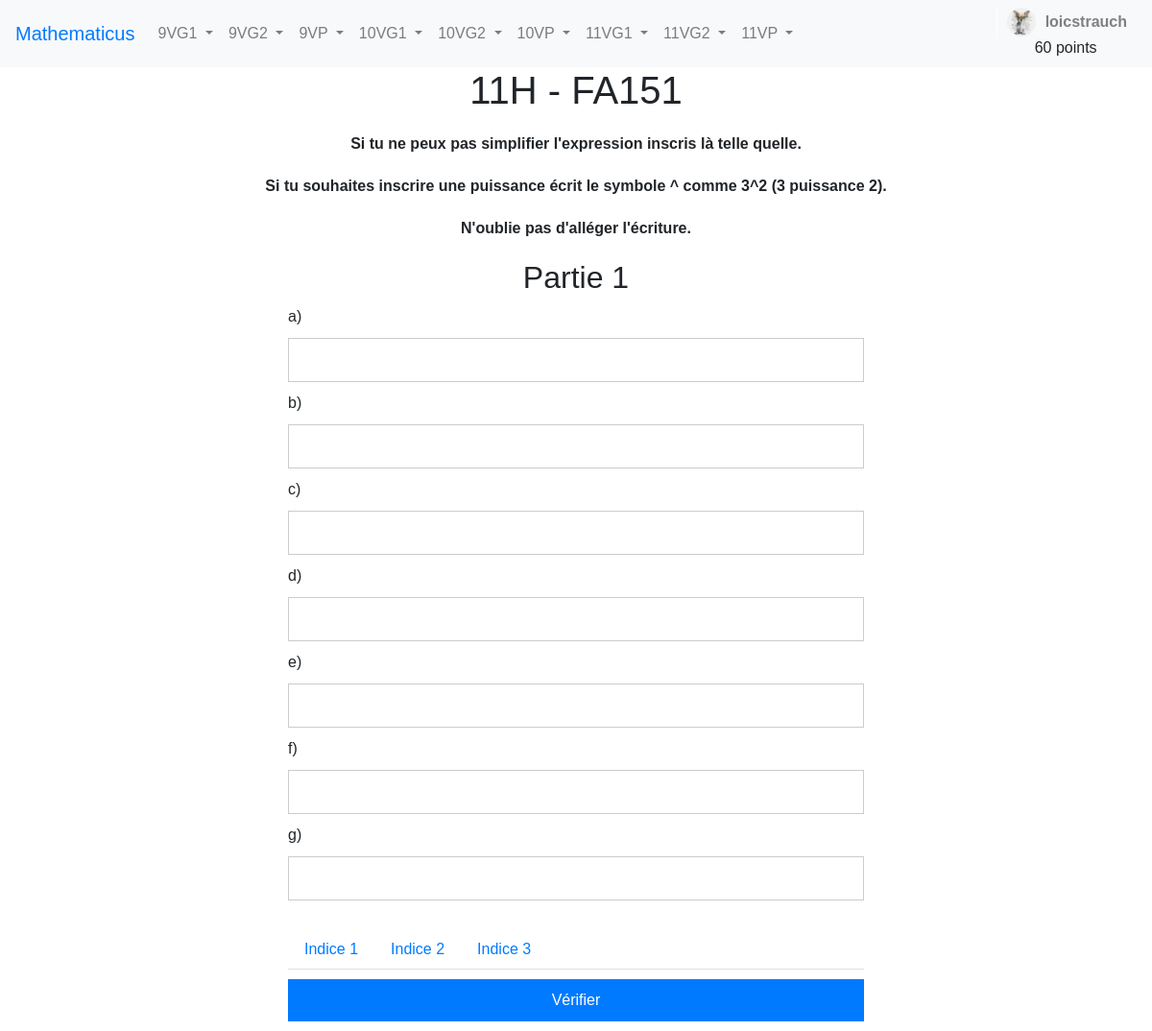
The page /exercice/11VG/FA151 (signed in) on the database its author committed.
### app.py (models this page shows, shortened)
class User(UserMixin, db.Model):
    __tablename__ = 'users'
    id = db.Column(db.Integer, primary_key=True)
    username = db.Column(db.String(50), unique=True, nullable=False)
    email = db.Column(db.String(128), unique=True, nullable=False)
    password_hash = db.Column(db.String(128), nullable=False)
    token = db.Column(db.Integer, default=False, nullable=False)
    is_confirmed = db.Column(db.Boolean, default=False)
    personnalisation = db.Column(db.Boolean, default=False)
    avatar = db.Column(db.String(50), nullable = True)
    points = db.Column(db.Integer, default=0)
    enseignant = db.Column(db.Boolean, default=False)
    nom_enseignant = db.Column(db.String(50), default="")
    validation_enseignant = db.Column(db.Boolean, default=False)
    exercises = db.relationship('Exercise', backref='user', lazy='dynamic')

### app.py (the view)
@login_required
@app.route('/exercice/<classe>/<titre_exercice>', methods=['GET'])
def exercice(classe, titre_exercice):
    titre = titre_exercice.replace(" ", "_").replace(".","_").replace("-", "_")
    chaine_exercice = titre+"_"+classe[:-2]+"H"
    donnee_exercice = getattr(donnee_exercices_livre, chaine_exercice)
    return render_template(f"exercice_livre.html", exercice=donnee_exercice, user=current_user)

### app.py (called while the page is built)
    @login_manager.user_loader
    def load_user(user_id):
        return db.session.get(User,(int(user_id)))

### templates/exercice_livre.html (shortened to what this page needs)
{% extends "model2.html" %}
{% block exercise %}
    <h1 class="titre_exercice_livre">{{ exercice.annee }} - {{ exercice.titre }}</h1>
    {% for message in exercice.message_aide %}
    <p class="message_aide">{{message}}</p>
    {% endfor %}
{% if exercice.type is not defined %}
  <form class="exercise-form" data-donnee="{{ exercice }}">
        {% for i in range(exercice.donnee|length) %}
            <h2>Partie {{ i+1 }}</h2>
            {% for j in range(exercice.donnee[i]|length) %}
                <label for="response_part{{i+1}}-input{{j+1}}">{{ exercice.donnee[i][j] }}</label>
                <input type="text" id="response_part{{i+1}}-input{{j+1}}" class="exercise-input">
            {% endfor %}
        {% endfor %}
        <div class="indices">
        <ul class="nav nav-tabs" id="indiceTab" role="tablist">
        {% for i in range(exercice.indices|length) %}
            <li class="nav-item">
                <a class="nav-link" id="indice{{i+1}}-tab" data-toggle="tab" href="#indice{{i+1}}" role="tab" aria-controls="indice{{i+1}}" aria-selected="false">Indice {{ i+1 }}</a>
            </li>
        {% endfor %}
        </ul>
        </div>
        <input type="submit" value="Vérifier" class="submit-button" id="submit">
    </form>
{% endif %}
{% endblock %}

### templates/navbar.html (shortened to what this page needs)
<nav class="navbar navbar-expand-lg navbar-light bg-light">
    <a class="navbar-brand" href="/dashboard">Mathematicus</a>
    <div class="collapse navbar-collapse" id="navbarNav">
      <ul class="navbar-nav">
        <li class="nav-item dropdown">
          <a class="nav-link dropdown-toggle" href="#" id="9VG1Dropdown" role="button" data-toggle="dropdown" aria-haspopup="true" aria-expanded="false">
            9VG1
          </a>
        </li>
        <li class="nav-item dropdown">
          <a class="nav-link dropdown-toggle" href="#" id="9VG2Dropdown" role="button" data-toggle="dropdown" aria-haspopup="true" aria-expanded="false">
            9VG2
          </a>
        </li>
        <li class="nav-item dropdown">
          <a class="nav-link dropdown-toggle" href="#" id="9VPDropdown" role="button" data-toggle="dropdown" aria-haspopup="true" aria-expanded="false">
            9VP
          </a>
        </li>
        <li class="nav-item dropdown">
          <a class="nav-link dropdown-toggle" href="#" id="10VG1Dropdown" role="button" data-toggle="dropdown" aria-haspopup="true" aria-expanded="false">
            10VG1
          </a>
        </li>
        <li class="nav-item dropdown">
          <a class="nav-link dropdown-toggle" href="#" id="10VG2Dropdown" role="button" data-toggle="dropdown" aria-haspopup="true" aria-expanded="false">
            10VG2
          </a>
        </li>
        <li class="nav-item dropdown">
          <a class="nav-link dropdown-toggle" href="#" id="10VPDropdown" role="button" data-toggle="dropdown" aria-haspopup="true" aria-expanded="false">
            10VP
          </a>
        </li>
        <li class="nav-item dropdown">
          <a class="nav-link dropdown-toggle" href="#" id="11VG1Dropdown" role="button" data-toggle="dropdown" aria-haspopup="true" aria-expanded="false">
            11VG1
          </a>
        </li>
        <li class="nav-item dropdown">
          <a class="nav-link dropdown-toggle" href="#" id="11VG2Dropdown" role="button" data-toggle="dropdown" aria-haspopup="true" aria-expanded="false">
            11VG2
          </a>
        </li>
        <li class="nav-item dropdown">
          <a class="nav-link dropdown-toggle" href="#" id="11VPDropdown" role="button" data-toggle="dropdown" aria-haspopup="true" aria-expanded="false">
            11VP
          </a>
        </li>
      </ul>
      <div class="user-menu">
        <a href="#" class="user-link">
       <img src="{{ url_for('static', filename='images/' + user.avatar) }}" alt="User Image" class="user-image">
       {{ user.username }}
        </a>
        <span class="points-nav" id="points_utilisateurs_nav">{{user.points}} points</span>
    </div>
    </div>
  </nav>

### static/navbar-style.css (style rules this page uses)
.navbar { background-color: #87CEFA; position: fixed; top:0; width: 100%; z-index: 3; }
.navbar-brand { color: #007bff !important; }
.user-menu { position: relative; display: inline-block; margin-left: auto; }
.user-menu a { color: grey; }
.user-link { display: flex; align-items: center; color: #fff; font-weight: bold; text-decoration: none; padding: 0 10px; border-left: 1px solid #fff; }
.user-image { width: 30px; height: 30px; border-radius: 50%; margin-right: 10px; }
.points-nav { padding-left:20px; margin-left:20px; }

### static/exercice_livre_style.css (style rules this page uses)
body { font-family: Arial, sans-serif; }
.titre_exercice_livre { text-align: center; margin-top: 70px; }
.exercise-form { max-width: 600px; margin: 0 auto; }
.exercise-form h2 { text-align: center; margin-top: 20px; }
.exercise-form label, .exercise-form input { display: block; width: 100%; margin: 10px 0; }
.exercise-input { padding: 10px; border: 1px solid #ccc; }
.indices { margin-top: 30px; }
.submit-button { display: block; padding: 10px 20px; background: #007bff; color: #fff; border: none; cursor: pointer; margin-top: 20px; }
.message_aide { margin-top:20px; text-align: center; font-weight: bold; }

### rows shown on the page
User: avatar (picture), username "loicstrauch", points "60"

### other values the page prints
{{ exercice.annee }} "11H"
{{ exercice.titre }} "FA151"
{{ message }} "Si tu ne peux pas simplifier l'expression inscris là telle quelle." "Si tu souhaites inscrire une puissance écrit le symbole ^ comme 3^2 (3 puissance 2)." "N'oublie pas d'alléger l'écriture."
{{ i+1 }} "1"
{{ exercice.donnee[i][j] }} "a)" "b)" "c)" "d)" "e)" "f)" "g)"
{{ i+1 }} "1" "2" "3"
